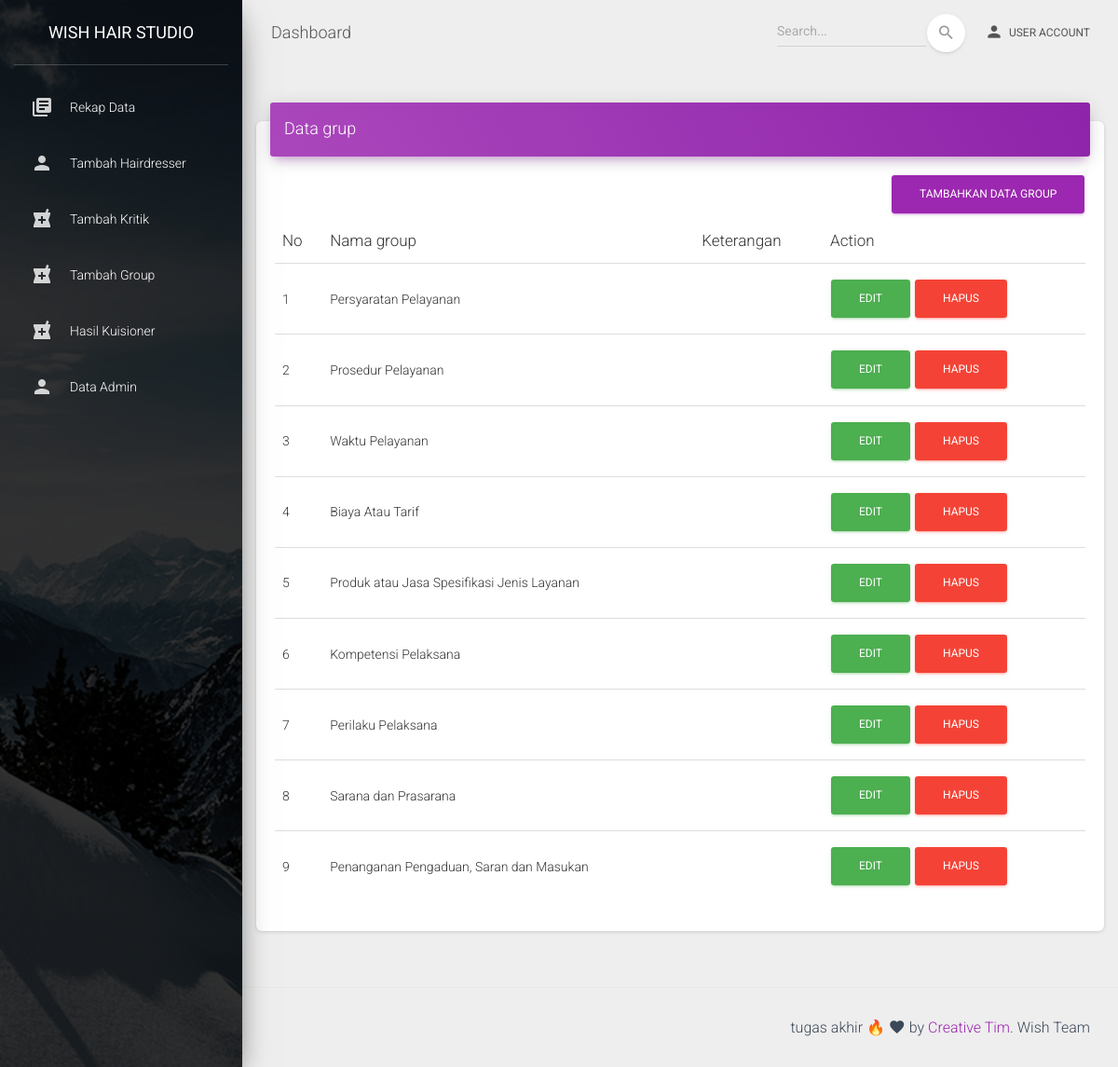
Page /admin/index.php?view=respon (signed in) on the committed database.
### tables this page shows
CREATE TABLE IF NOT EXISTS `tgroup` (
`groupid` int(100) NOT NULL,
  `groupname` varchar(255) NOT NULL,
  `keterangan` varchar(255) NOT NULL
);

### admin/app/input_respon.php (the view, shortened to what this page needs)
<?php
if($_GET[act]==''){
?>
 <div class="container-fluid">
    <div class="row">
        <div class="col-md-12">
      <div class="card">
        <div class="card-header card-header-primary">
          <h4 class="card-title">Data grup</h4>
        </div>
        <div class="card-body">
          <a href="index.php?view=respon&act=tambah" type="submit" class="btn btn-primary pull-right" >Tambahkan Data group</a>
          <div class="table-responsive">
            <table class="table table-hover">
              <thead class="">
                <th>No </th>
                <th>Nama group</th>
                <th>Keterangan</th>
                <th>Action</th>
              </thead>
              <tbody>
              <?php
                $no=1;
                $tampil = mysql_query("SELECT * FROM tgroup order by groupid");
                while($r=mysql_fetch_array($tampil)){
                  echo "<tr><td>$no</td>
                        <td>$r[groupname]</td>
                        <td>$r[keterangan]</td>
                        <td>
                        <a class='btn btn-success btn-xs' title='Edit Data' href='index.php?view=respon&act=edit&id=$r[groupid]'><span class='glyphicon glyphicon-edit'> Edit</span></a>
                        <a class='btn btn-danger btn-xs' title='Delete Data' href='index.php?view=respon&hapus=$r[groupid]'><span class='glyphicon glyphicon-remove'> Hapus</span></a>
                        </td>
                      </tr>";
                $no++;
                }
              ?>
              </tbody>
            </table>
          </div>
        </div>
      </div>
        </div>
    </div>
</div>
<?php
}else if($_GET[act]=='tambah'){
  ?>
  <div class="container-fluid">
  <div class="row">
        <div class="col-md-12">
            <div class="card">
                <div class="card-header card-header-primary">
                  <h4 class="card-title">Tambah Data</h4>
                </div>
                <div class="card-body">
                  <form action="" method="POST">
                    <div class="row">
                      <div class="col-md-12">
                        <div class="form-group">
                          <label class="bmd-label-floating">Nama group</label>
                          <input type="text" name="nama" class="form-control">
                        </div>
                      </div>
                    </div>
                    <div class="row">
                      <div class="col-md-12">
                        <div class="form-group">
                          <label class="bmd-label-floating">Keterangan</label>
                          <input type="text" name="keterangan" class="form-control">
                        </div>
                      </div>
                    </div>
                    <button type="submit" name="simpan" class="btn btn-primary pull-center">Simpan</button>
                    <div class="clearfix"></div>
                  </form>
                </div>
            </div>
        </div>
    </div>
    </div>
  <?php
    if (isset($_POST[simpan])){
    mysql_query("INSERT INTO tgroup (groupid,groupname,keterangan) VALUE ('','$_POST[nama]','$_POST[keterangan]')");
      echo "<script>document.location='index.php?view=respon';</script>";
    }
}else if($_GET[act]=='edit'){
  $edit = mysql_query("SELECT * FROM tgroup where groupid='$_GET[id]'");
    $e = mysql_fetch_array($edit);
  ?>
  <div class="container-fluid">
  <div class="row">
        <div class="col-md-12">
            <div class="card">
                <div class="card-header card-header-primary">
                  <h4 class="card-title">Tambah Data</h4>
                </div>
                <div class="card-body">
                  <form action="" method="POST">
                    <div class="row">
                      <div class="col-md-12">
                        <div class="form-group">
                          <label class="bmd-label-floating">Nama group</label>
                          <input type="text" name="nama" value="<?=$e[groupname]?>" class="form-control">
                          <input type="hidden" name="id" value="<?=$e[groupid]?>" class="form-control">
                        </div>
                      </div>
                    </div>
                    <div class="row">
                      <div class="col-md-12">
                        <div class="form-group">
                          <label class="bmd-label-floating">Keterangan</label>
                          <input type="text" name="keterangan" value="<?=$e[keterangan]?>" class="form-control">
                        </div>
                      </div>
                    </div>
                    <button type="submit" name="update" class="btn btn-primary pull-center">Update</button>
                    <div class="clearfix"></div>
                  </form>
                </div>
            </div>
        </div>
    </div>
    </div>
  <?php
  if (isset($_POST[update])){
    mysql_query("UPDATE tgroup SET groupname = '$_POST[nama]',keterangan = '$_POST[keterangan]' where groupid='$_POST[id]'");
    echo "<script>document.location='index.php?view=respon';</script>";
    }
}
?>

### rows in the picture
tgroup: groupname "Persyaratan Pelayanan"
tgroup: groupname "Prosedur Pelayanan"
tgroup: groupname "Waktu Pelayanan"
tgroup: groupname "Biaya Atau Tarif"
tgroup: groupname "Produk atau Jasa Spesifikasi Jenis Layanan"
tgroup: groupname "Kompetensi Pelaksana"
tgroup: groupname "Perilaku Pelaksana"
tgroup: groupname "Sarana dan Prasarana"
tgroup: groupname "Penanganan Pengaduan, Saran dan Masukan"
